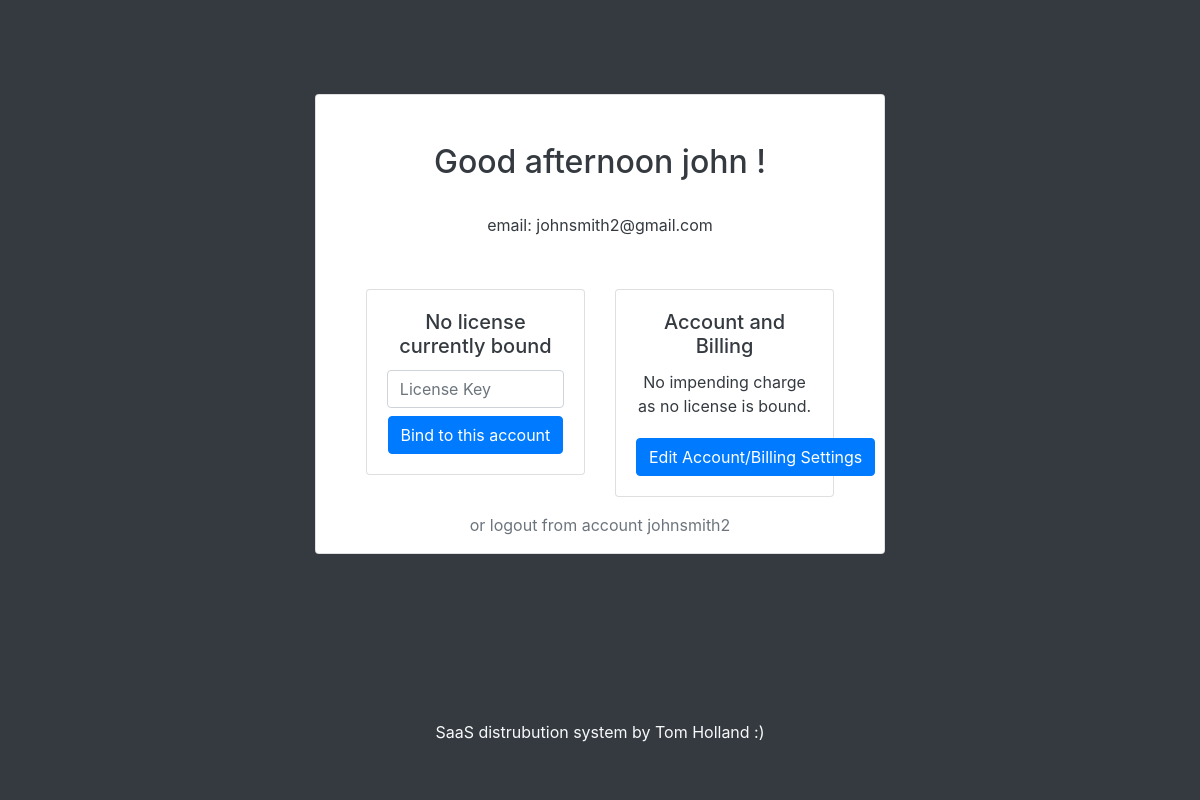
The app's page /dashboard (signed in), older data.
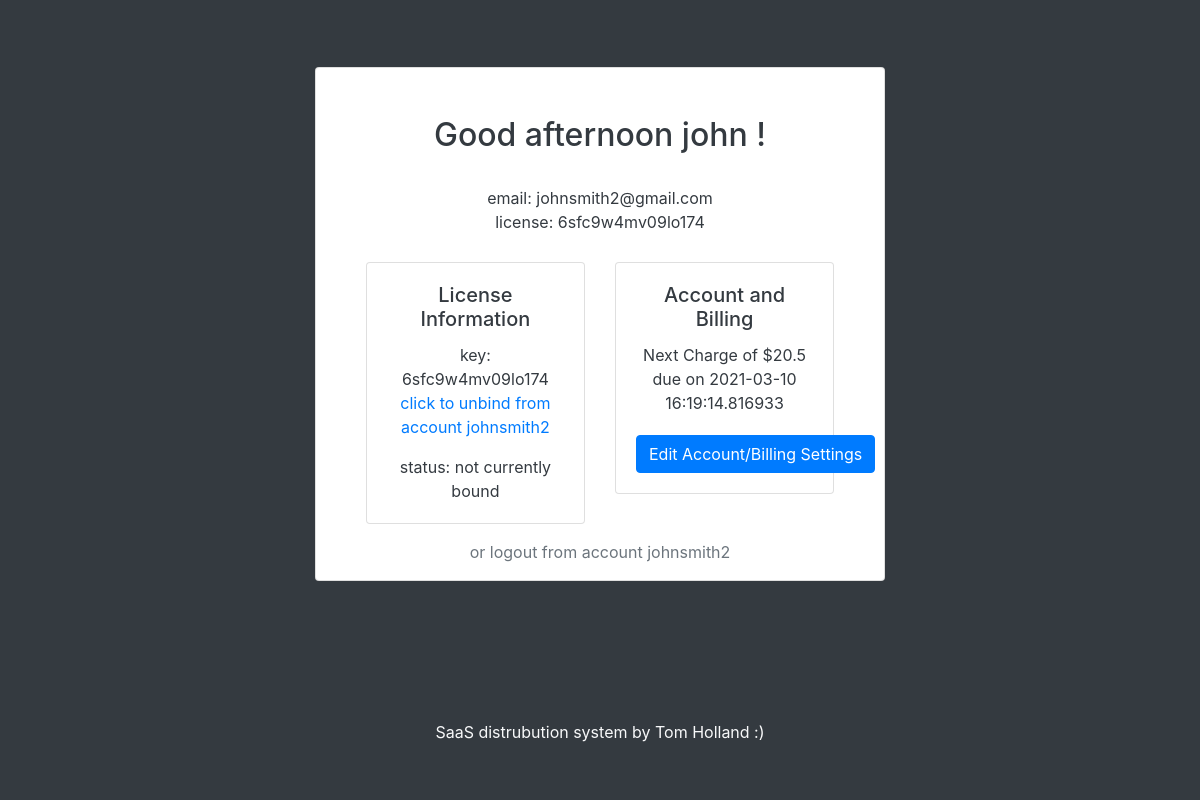
The same page, newer data.
### tables this page shows
CREATE TABLE users (username text PRIMARY KEY, fName text, sName text, emailAddress text, password text, admin bool);

CREATE TABLE licenses (license text PRIMARY KEY, username text, boundToUser boolean, boundToDevice boolean, HWID string, devicename string, nextrenewal string, plan string);

CREATE TABLE plans (name text PRIMARY KEY, interval integer, amount float);

### main.py (the view, shortened to what this page needs)
@app.route("/dashboard", methods=['GET', 'POST'])
@login_required
def dashboard():
    if not current_user.getAdminPerms():
        lerror = None
        return render_template('dashboard.html', lerror=lerror)
    else:
        return redirect(url_for('admindash'))

### api.py (called while the page is built)
    def searchUsersByUsername(self,user):
        self.c.execute(f'''SELECT * FROM users WHERE username = ?''', (user,) )
        result = self.c.fetchone()
        return result

    def closeConnection(self):
        self.conn.close()
        return

    def checkIfUserHasLicense(self,username):
        self.c.execute(f'''SELECT license FROM licenses WHERE username = ?''',
                       (username,))
        result = self.c.fetchone()
        if result:
            return result[0]
        else:
            return False

    def getNextRenewal(self,license):
        self.c.execute(f'''SELECT nextrenewal FROM licenses WHERE license = ?''', (license,))
        result = self.c.fetchone()[0]
        if not result or result == "NULL":
            return None
        else:
            return datetime.strptime(result, '%Y-%m-%d %H:%M:%S.%f')

    def getPlanfromLicense(self,license):
        self.c.execute('''SELECT plans.* FROM plans JOIN licenses ON licenses.plan = plans.name WHERE licenses.license = ?;''',(license,))
        result = self.c.fetchone()
        resultdict = {"name":result[0],
                      "renewalinterval":result[1],
                      "renewalprice":result[2]}
        return resultdict

### main.py (called while the page is built)
@login_manager.user_loader
def load_user(username):
    dbconnection = Database()
    result = dbconnection.searchUsersByUsername(username)
    dbconnection.closeConnection()
    if result:
        if result[5] == "FALSE":
            return User(result[0], result[1], result[2], result[3], result[4])
        else:
            return AdministativeUser(result[0], result[1], result[2], result[3], result[4])
    else:
        return None

    def getRenewalDate(self, key):
        db = Database()
        dbdate = db.getNextRenewal(key)
        return dbdate

    def getRenewalInfoFromPlan(self, key):
        db = Database()
        planinfo = db.getPlanfromLicense(key)
        self.renewamount = float(planinfo['renewalprice'])
        self.renewinterval = int(planinfo['renewalinterval'])
        return planinfo

    def __str__(self):
        return str(self.key)

    def loadUserLicense(self):
        db = Database()
        license = db.checkIfUserHasLicense(self.owner)
        db.closeConnection()
        if not license:
            self.key = None
            self.exists = False
            return None
        else:
            self.key = license
            self.exists = True
            self.renewal = Renewal(self.key)
            return license

### templates/dashboard.html (shortened to what this page needs)
<!DOCTYPE html>
<html lang="en">
<head>
    <link rel="stylesheet" href="https://use.fontawesome.com/releases/v5.0.8/css/all.css">
    <link rel="stylesheet" href="https://maxcdn.bootstrapcdn.com/bootstrap/4.0.0/css/bootstrap.min.css"
>
</head>
<body onload="relayUserTime('{{ current_user.fname }}')">
<div class="container-fluid h-90 bg-dark text-dark">
    <div class="row h-90 justify-content-center align-items-center">
        <div class="col-3"></div>
        <div class="col-md-6 text-left">
            <div class="card text-center">
                <h2 class="card-title mt-5" id="time"></h2>
                {% if current_user.license.exists %}
                    <div class="card-body">
                        email: {{ current_user.email }}
                            <br>
                            license: {{ current_user.license }}
                    </div>
                {% else %}
                    <div class="card-body">
                        email: {{ current_user.email }}
                            <br>
                            <br>
                    </div>
                {% endif %}
                <div class="row mt-2">
                    <div class="col-sm-1"></div>
                    <div class="col-sm-5">
                        <div class="card">
                            {% if not current_user.license.exists %}
                            <div class="card-body">
                                <h5 class="card-title">No license currently bound</h5>
                                <div class="card-text">
                                    <form action="" method="post">
                                        <input type="text" class="form-control" name="licenseid" placeholder="License Key">
                                        <button type="submit" class="btn btn-primary mt-2">Bind to this account</button>
                                    </form>
                                </div>
                            </div>
                            {% else %}
                                {% if not current_user.license.boundtodevice %}
                                <div class="card-body">
                                    <h5 class="card-title">License Information</h5>
                                    <p class="card-text">key: {{ current_user.license }} <br><a href="javascript:unbind()" class="muted">click to unbind from account {{current_user.id}}</a></p>
                                    <p class="card-text">status: not currently bound</p>
                                </div>
                                {%endif%}
                            {%endif%}
                        </div>
                    </div>
                    <div class="col-sm-5">
                        <div class="card">
                            {% if not current_user.license.exists %}
                                <div class="card-body">
                                    <h5 class="card-title">Account and Billing</h5>
                                    <p class="card-text">No impending charge as no license is bound.</p>
                                    <a href="/dashboard/account" class="btn btn-primary mt-1">Edit Account/Billing Settings</a>
                                </div>
                            {% else %}
                                <div class="card-body">
                                    <h5 class="card-title">Account and Billing</h5>
                                    <p class="card-text">Next Charge of ${{ current_user.license.renewal.renewamount }} due on {{ current_user.license.renewal.renewdate }}</p>
                                    <a href="/dashboard/account" class="btn btn-primary mt-1">Edit Account/Billing Settings</a>
                                </div>
                            {% endif %}
                        </div>
                    </div>
                    <div class="col-sm-1"></div>
                </div>
                <div class="row mt-3">
                    <div class="col text-center">
                        <a href="/logout" class="text-muted"> or logout from account {{ current_user.id }} </a>
                    </div>
                </div>
            </div>
        </div>
        <div class="col-3"></div>
    </div>
</div>
<div class="container-fluid h-10 bg-dark text-light ">
    <div class="row">
        <div class="col-4"></div>
        <div class="col-4 text-center align-bottom">
            SaaS distrubution system by Tom Holland :)
        </div>
        <div class="col-4"></div>
    </div>
</div>
</body>
</html>

### templates/dashboard.html (style rules this page uses)
body,html { height:100%; }
.h-90 { height:90%; }
.h-10 { height:10%; }

Row changes from the older to the newer data that the page shows:
changed users "johnsmith2@gmail.com": id (not shown) → "johnsmith2"
now on this page (row edited): licenses: license "6sfc9w4mv09lo174"
now on this page (row unchanged): plans: license.renewal.renewamount "20.5"
Text that changed along with them:
{{ current_user.license.renewal.renewdate }}: (not shown) → "2021-03-10 16:19:14.816933"
text no longer shown: "No license currently bound Bind to this account No impending charge as no license is bound."
text now shown: "license: License Information key: click to unbind from account status: not currently bound Next Charge of $ due on"
